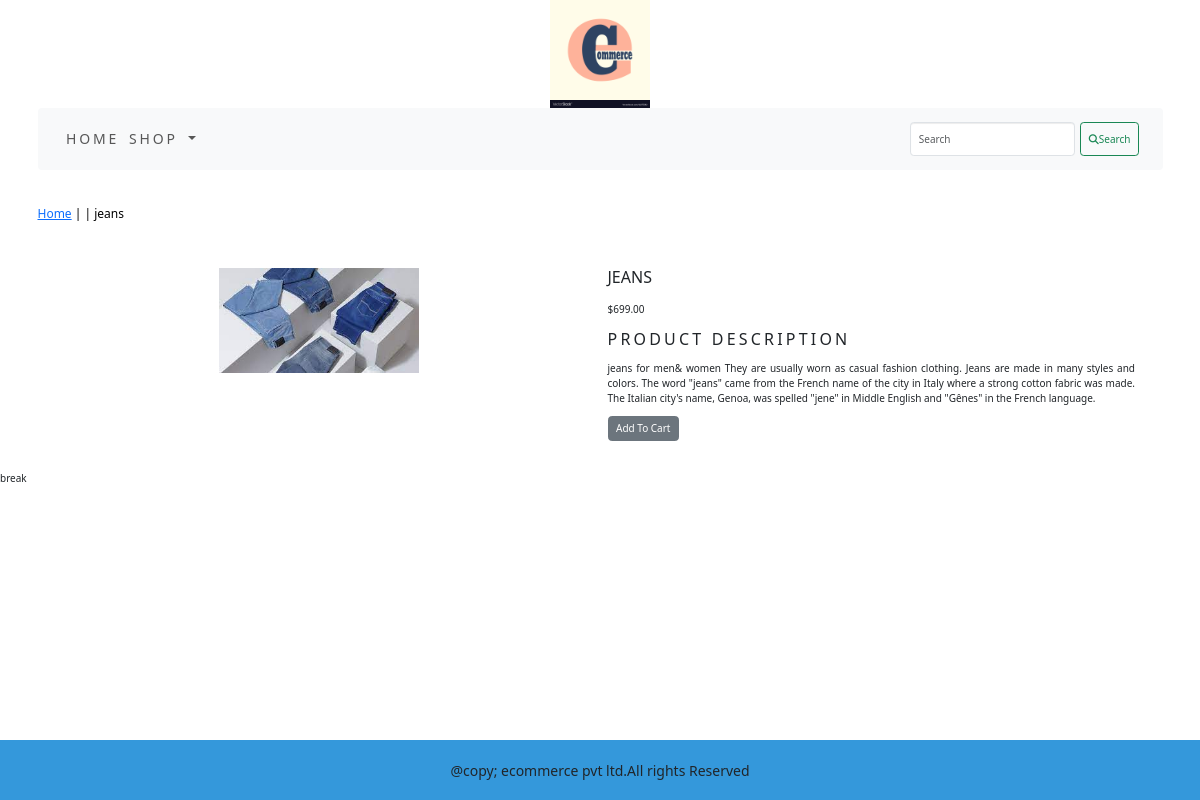
Screenshot of /ecommerceapp/dress/jeans/ with the database file from the repository.
### ecommerceapp/models.py (models this page shows, shortened)
class product(models.Model):
    name=models.CharField(max_length=250,unique=True)
    slug=models.SlugField(max_length=250,unique=True)
    description=models.TextField(blank=True)
    price=models.DecimalField(max_digits=10,decimal_places=2)
    category=models.ForeignKey(category,on_delete=models.CASCADE)
    image=models.ImageField(upload_to='product_images',blank=True)
    stock=models.IntegerField()
    available=models.BooleanField(default=True)
    created=models.DateTimeField(auto_now_add=True)
    updated=models.DateTimeField(auto_now=True)
    class Meta:
        ordering=('name',)
        verbose_name = 'verbose_product'
        verbose_name_plural = 'verbose_products'

### ecommerceapp/views.py (the view)
# urls.py: path('<slug:c_slug>/<slug:p_slug>/',views.prodetail,name='prodetail'),
def prodetail(request,c_slug,p_slug):
    try:
        pro1=product.objects.get(category__slug=c_slug,slug=p_slug)
    except Exception as e:
        raise e
    return render(request,'product_detail.html',{'pro1':pro1})

### cartapp/context_processors.py (called while the page is built)
def counter(request):
    item_count=0
    if 'admin' in request.path:
        return {}
    else:
        try:
            car=cart.objects.filter(cart_id=c_id(request))
            items=cartitem.objects.all().filter(c=car[:1])
            for i in items:
                item_count += i.quantity
        except cart.DoesNotExist:
            item_count = 0
    return dict(item_count=item_count)

### cartapp/views.py (called while the page is built)
def c_id(request):
    c_data=request.session.session_key
    if not c_data:
        c_data=request.session.create()
    return c_data

### ecommerceapp/context_processors.py (called while the page is built)
def menu(request):
    links=category.objects.all()
    return dict(links=links)

### ecommerceapp/models.py (called while the page is built)
    def get_url(self):
        return reverse('ecommerceapp:products_by_category',args=[self.slug])

### templates/product_detail.html (shortened to what this page needs)
{% extends 'base.html' %}
{% load static %}
{% block content %}
<div class="row myproduct-class">
    <div class="mx-auto">
        <p> <a href="{% url 'ecommerceapp:allproducts' %}">Home</a> | <a href="{{pro1.c_page.get_url}}">{{pro1.c_page}}</a> | {{pro1.name}} </p>
    </div>
</div>
<div class="container">
   <br>
   <div class="row">
      <div class="col-12 col-sm-12 col-md-12 col-lg-6 text-center">
          <div style="min-width:18rem">
             <img src="{{pro1.image.url}}" alt="{{pro1.name}}" style="width:200px">
          </div>
      </div>
<div class="col-12 col-sm-12 col-md-12 col-lg-6">
    <div>
        <h1 class="myproduct-title">{{pro1.name}}</h1>
        <p>${{pro1.price}}</p>
        <p class="mytitle">Product Description</p>
        <p class="text-justify myproduct-text">{{pro1.description}}</p>
        {% if pro1.stock <= 0 %}
        <p class="text-justify myproduct-text">!!Out Of Stock!!</p>
        {% else %}
        <a class="btn btn-secondary" href="{% url 'cartapp:add_cart' pro1.id %}">Add To Cart</a>
        {% endif %}
    </div>
</div>
</div>
    </div>
{% endblock %}

### static/css/custom.css (style rules this page uses)
body { font-family: "Roboto", sans-serif; font-weight: 900; font-style: normal; }
.mytitle { font-size:16px; text-transform:uppercase; letter-spacing:.2em }
.myproduct-class { padding-top:15px; padding-bottom:20px; }
.myproduct-class .mx-auto { color:#000; font-size:12px; text-decoration:none; }
.myproduct-title { font-size:16px; text-transform:uppercase; letter-spacing:.2em padding-top:15px; padding-bottom:10px; }
.myproduct-text { padding-right:20px; }

### rows the page displays
product: name "jeans", image (picture), name "JEANS", price "699.00", description "jeans for men& women They are usually worn as casual fashion clothing. Jeans are made in many styles and colors. The word \"jeans\" came from the French name of the city in Italy where a strong cotton fabric was made. The Italian city's name, Genoa, was spelled \"jene\" in Middle English and \"Gênes\" in the French language."
